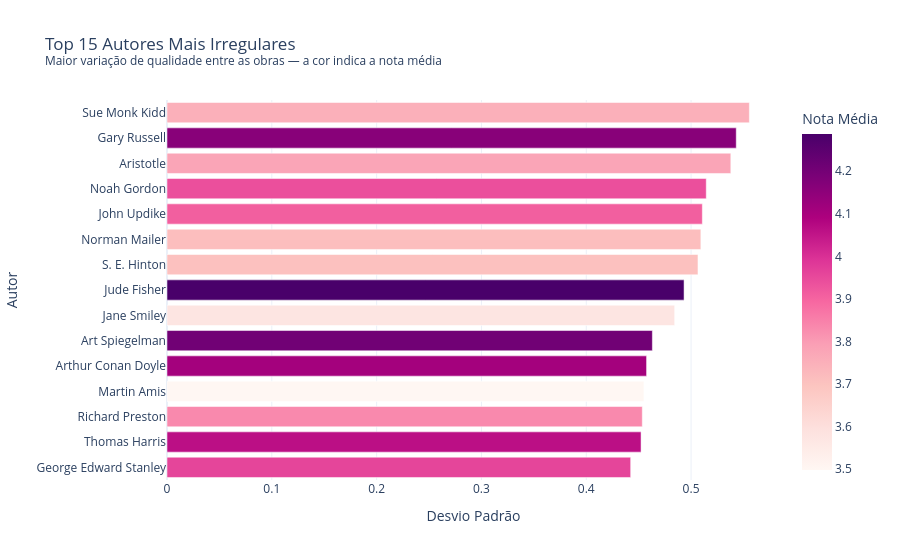

Notebook source saved alongside this figure:
### Markdown cell above
## 3. Os Autores Mais Irregulares do Catálogo

Em contraste, identificamos os 15 autores com maior variação. Aqui surge um fenômeno interessante: alguns autores irregulares possuem nota média alta — o que significa que têm obras excelentes, mas também obras significativamente abaixo do seu próprio padrão.

### Code cell
mais_irregulares = stats.nlargest(15, 'desvio_nota')

fig = px.bar(
    mais_irregulares,
    x='desvio_nota',
    y='authors',
    orientation='h',
    color='media_nota',
    color_continuous_scale='RdPu',
    hover_data=['qtd_livros', 'media_nota'],
    title='Top 15 Autores Mais Irregulares<br><sup>Maior variação de qualidade entre as obras — a cor indica a nota média</sup>',
    labels={'desvio_nota': 'Desvio Padrão', 'authors': 'Autor',
            'media_nota': 'Nota Média', 'qtd_livros': 'Qtd. Livros'},
    template='plotly_white'
)

fig.update_layout(yaxis={'categoryorder': 'total ascending'})
fig.show()

### Figure 1 — Plotly figure (JSON) as saved in the notebook; plotly's stock layout.template omitted (floating-point values rounded to 4 significant figures)
{"data": [{"customdata": [[3.0, 3.75], [4.0, 4.162], [4.0, 3.777], [3.0, 3.94], [4.0, 3.91], [3.0, 3.713], [3.0, 3.707], [4.0, 4.287], [8.0, 3.576], [3.0, 4.207], [5.0, 4.11], [5.0, 3.498], [3.0, 3.833], [4.0, 4.062], [3.0, 3.96]], "hovertemplate": "Desvio Padrão=%{x}<br>Autor=%{y}<br>Qtd. Livros=%{customdata[0]}<br>Nota Média=%{marker.color}<extra></extra>", "legendgroup": "", "marker": {"color": [3.75, 4.162, 3.777, 3.94, 3.91, 3.713, 3.707, 4.287, 3.576, 4.207, 4.11, 3.498, 3.833, 4.062, 3.96], "coloraxis": "coloraxis", "pattern": {"shape": ""}}, "name": "", "orientation": "h", "showlegend": false, "textposition": "auto", "type": "bar", "x": [0.5556, 0.5431, 0.5379, 0.5145, 0.5108, 0.5093, 0.5066, 0.4933, 0.4843, 0.4631, 0.4575, 0.455, 0.4535, 0.4523, 0.4424], "xaxis": "x", "y": ["Sue Monk Kidd", "Gary Russell", "Aristotle", "Noah Gordon", "John Updike", "Norman Mailer", "S. E. Hinton", "Jude Fisher", "Jane Smiley", "Art Spiegelman", "Arthur Conan Doyle", "Martin Amis", "Richard Preston", "Thomas Harris", "George Edward Stanley"], "yaxis": "y"}], "layout": {"barmode": "relative", "coloraxis": {"colorbar": {"title": {"text": "Nota Média"}}, "colorscale": [[0, "rgb(255,247,243)"], [0.125, "rgb(253,224,221)"], [0.25, "rgb(252,197,192)"], [0.375, "rgb(250,159,181)"], [0.5, "rgb(247,104,161)"], [0.625, "rgb(221,52,151)"], [0.75, "rgb(174,1,126)"], [0.875, "rgb(122,1,119)"], [1, "rgb(73,0,106)"]]}, "legend": {"tracegroupgap": 0}, "title": {"text": "Top 15 Autores Mais Irregulares<br><sup>Maior variação de qualidade entre as obras — a cor indica a nota média</sup>"}, "xaxis": {"anchor": "y", "domain": [0, 1], "title": {"text": "Desvio Padrão"}}, "yaxis": {"anchor": "x", "categoryorder": "total ascending", "domain": [0, 1], "title": {"text": "Autor"}}}}
